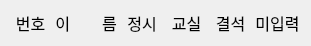
   <widget class="QWidget" name="horizontalLayoutWidget">
    <property name="geometry">
     <rect>
      <x>10</x>
      <y>0</y>
      <width>311</width>
      <height>31</height>
     </rect>
    </property>
    <layout class="QHBoxLayout" name="input_top_layout">
     <property name="spacing">
      <number>5</number>
     </property>
     <item>
      <widget class="QLabel" name="input_top_1">
       <property name="font">
        <font>
         <pointsize>12</pointsize>
        </font>
       </property>
       <property name="text">
        <string>번호</string>
       </property>
       <property name="alignment">
        <set>Qt::AlignCenter</set>
       </property>
      </widget>
     </item>
     <item>
      <widget class="QLabel" name="input_top_2">
       <property name="font">
        <font>
         <pointsize>12</pointsize>
        </font>
       </property>
       <property name="text">
        <string>이　　름</string>
       </property>
       <property name="alignment">
        <set>Qt::AlignCenter</set>
       </property>
       <property name="margin">
        <number>3</number>
       </property>
      </widget>
     </item>
     <item>
      <widget class="QLabel" name="input_top_3">
       <property name="font">
        <font>
         <pointsize>12</pointsize>
        </font>
       </property>
       <property name="text">
        <string>정시</string>
       </property>
       <property name="alignment">
        <set>Qt::AlignCenter</set>
       </property>
       <property name="margin">
        <number>-5</number>
       </property>
      </widget>
     </item>
     <item>
      <widget class="QLabel" name="input_top_4">
       <property name="font">
        <font>
         <pointsize>12</pointsize>
        </font>
       </property>
       <property name="text">
        <string>교실</string>
       </property>
       <property name="alignment">
        <set>Qt::AlignCenter</set>
       </property>
      </widget>
     </item>
     <item>
      <widget class="QLabel" name="input_top_6">
       <property name="font">
        <font>
         <pointsize>12</pointsize>
        </font>
       </property>
       <property name="text">
        <string>결석</string>
       </property>
       <property name="alignment">
        <set>Qt::AlignCenter</set>
       </property>
      </widget>
     </item>
     <item>
      <widget class="QLabel" name="input_top_7">
       <property name="font">
        <font>
         <pointsize>12</pointsize>
        </font>
       </property>
       <property name="text">
        <string>미입력</string>
       </property>
       <property name="alignment">
        <set>Qt::AlignCenter</set>
       </property>
       <property name="margin">
        <number>-5</number>
       </property>
      </widget>
     </item>
    </layout>
   </widget>
